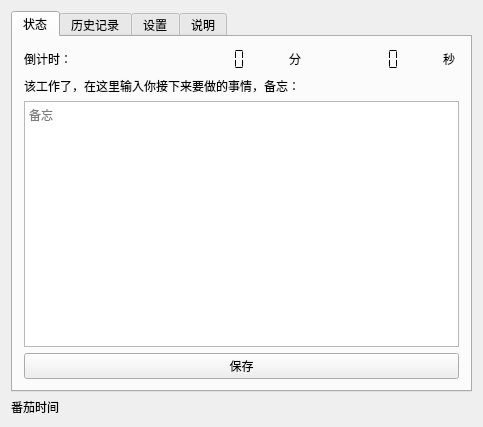
<?xml version="1.0" encoding="UTF-8"?>
<ui version="4.0">
 <class>Widget</class>
 <widget class="QWidget" name="Widget">
  <property name="geometry">
   <rect>
    <x>0</x>
    <y>0</y>
    <width>483</width>
    <height>427</height>
   </rect>
  </property>
  <property name="windowTitle">
   <string>番茄时间</string>
  </property>
  <layout class="QGridLayout" name="gridLayout">
   <item row="2" column="0">
    <widget class="QLabel" name="xlabel">
     <property name="text">
      <string>番茄时间</string>
     </property>
    </widget>
   </item>
   <item row="1" column="0">
    <widget class="QTabWidget" name="tabWidget">
     <property name="currentIndex">
      <number>0</number>
     </property>
     <widget class="QWidget" name="tab_1">
      <attribute name="title">
       <string>状态</string>
      </attribute>
      <layout class="QVBoxLayout" name="verticalLayout">
       <item>
        <layout class="QHBoxLayout" name="horizontalLayout">
         <item>
          <widget class="QLabel" name="label">
           <property name="sizePolicy">
            <sizepolicy hsizetype="Minimum" vsizetype="Fixed">
             <horstretch>0</horstretch>
             <verstretch>0</verstretch>
            </sizepolicy>
           </property>
           <property name="minimumSize">
            <size>
             <width>40</width>
             <height>16</height>
            </size>
           </property>
           <property name="text">
            <string>倒计时：</string>
           </property>
           <property name="textFormat">
            <enum>Qt::PlainText</enum>
           </property>
           <property name="scaledContents">
            <bool>false</bool>
           </property>
           <property name="wordWrap">
            <bool>false</bool>
           </property>
          </widget>
         </item>
         <item>
          <widget class="QLCDNumber" name="lcd_minute">
           <property name="sizePolicy">
            <sizepolicy hsizetype="Preferred" vsizetype="Preferred">
             <horstretch>0</horstretch>
             <verstretch>0</verstretch>
            </sizepolicy>
           </property>
           <property name="minimumSize">
            <size>
             <width>64</width>
             <height>23</height>
            </size>
           </property>
           <property name="frameShape">
            <enum>QFrame::NoFrame</enum>
           </property>
           <property name="segmentStyle">
            <enum>QLCDNumber::Flat</enum>
           </property>
          </widget>
         </item>
         <item>
          <widget class="QLabel" name="label_2">
           <property name="sizePolicy">
            <sizepolicy hsizetype="Fixed" vsizetype="Fixed">
             <horstretch>0</horstretch>
             <verstretch>0</verstretch>
            </sizepolicy>
           </property>
           <property name="minimumSize">
            <size>
             <width>16</width>
             <height>16</height>
            </size>
           </property>
           <property name="text">
            <string>分</string>
           </property>
          </widget>
         </item>
         <item>
          <widget class="QLCDNumber" name="lcd_second">
           <property name="sizePolicy">
            <sizepolicy hsizetype="Preferred" vsizetype="Preferred">
             <horstretch>0</horstretch>
             <verstretch>0</verstretch>
            </sizepolicy>
           </property>
           <property name="minimumSize">
            <size>
             <width>64</width>
             <height>23</height>
            </size>
           </property>
           <property name="frameShape">
            <enum>QFrame::NoFrame</enum>
           </property>
           <property name="frameShadow">
            <enum>QFrame::Plain</enum>
           </property>
           <property name="segmentStyle">
            <enum>QLCDNumber::Flat</enum>
           </property>
          </widget>
         </item>
         <item>
          <widget class="QLabel" name="label_3">
           <property name="sizePolicy">
            <sizepolicy hsizetype="Fixed" vsizetype="Fixed">
             <horstretch>0</horstretch>
             <verstretch>0</verstretch>
            </sizepolicy>
           </property>
           <property name="minimumSize">
            <size>
             <width>16</width>
             <height>16</height>
            </size>
           </property>
           <property name="text">
            <string>秒</string>
           </property>
          </widget>
         </item>
        </layout>
       </item>
       <item>
        <widget class="QLabel" name="label_memo">
         <property name="sizePolicy">
          <sizepolicy hsizetype="Preferred" vsizetype="Preferred">
           <horstretch>0</horstretch>
           <verstretch>0</verstretch>
          </sizepolicy>
         </property>
         <property name="text">
          <string>该工作了，在这里输入你接下来要做的事情，备忘：</string>
         </property>
         <property name="wordWrap">
          <bool>true</bool>
         </property>
        </widget>
       </item>
       <item>
        <widget class="QTextEdit" name="edit_memo">
         <property name="sizePolicy">
          <sizepolicy hsizetype="Expanding" vsizetype="Expanding">
           <horstretch>0</horstretch>
           <verstretch>0</verstretch>
          </sizepolicy>
         </property>
         <property name="html">
          <string>&lt;!DOCTYPE HTML PUBLIC &quot;-//W3C//DTD HTML 4.0//EN&quot; &quot;http://www.w3.org/TR/REC-html40/strict.dtd&quot;&gt;
&lt;html&gt;&lt;head&gt;&lt;meta name=&quot;qrichtext&quot; content=&quot;1&quot; /&gt;&lt;style type=&quot;text/css&quot;&gt;
p, li { white-space: pre-wrap; }
&lt;/style&gt;&lt;/head&gt;&lt;body style=&quot; font-family:'SimSun'; font-size:9.08738pt; font-weight:400; font-style:normal;&quot;&gt;
&lt;p style=&quot;-qt-paragraph-type:empty; margin-top:0px; margin-bottom:0px; margin-left:0px; margin-right:0px; -qt-block-indent:0; text-indent:0px; font-family:'Sans Serif'; font-size:10pt;&quot;&gt;&lt;br /&gt;&lt;/p&gt;&lt;/body&gt;&lt;/html&gt;</string>
         </property>
         <property name="placeholderText">
          <string>备忘</string>
         </property>
        </widget>
       </item>
       <item>
        <widget class="QPushButton" name="button_save">
         <property name="sizePolicy">
          <sizepolicy hsizetype="Minimum" vsizetype="Minimum">
           <horstretch>0</horstretch>
           <verstretch>0</verstretch>
          </sizepolicy>
         </property>
         <property name="text">
          <string>保存</string>
         </property>
        </widget>
       </item>
      </layout>
     </widget>
     <widget class="QWidget" name="tab_2">
      <attribute name="title">
       <string>历史记录</string>
      </attribute>
      <layout class="QVBoxLayout" name="verticalLayout_2">
       <item>
        <layout class="QHBoxLayout" name="horizontalLayout_2">
         <item>
          <widget class="QDateEdit" name="edit_date">
           <property name="calendarPopup">
            <bool>true</bool>
           </property>
          </widget>
         </item>
         <item>
          <widget class="QComboBox" name="time_combobox"/>
         </item>
        </layout>
       </item>
       <item>
        <widget class="QTextBrowser" name="memo_textbrowser"/>
       </item>
       <item>
        <widget class="QPushButton" name="del_pushbutton">
         <property name="text">
          <string>删除</string>
         </property>
        </widget>
       </item>
      </layout>
     </widget>
     <widget class="QWidget" name="tab_3">
      <attribute name="title">
       <string>设置</string>
      </attribute>
      <layout class="QHBoxLayout" name="horizontalLayout_8">
       <item>
        <widget class="QGroupBox" name="groupBox">
         <property name="title">
          <string>时间设置，重启程序生效</string>
         </property>
         <layout class="QVBoxLayout" name="verticalLayout_8">
          <item>
           <layout class="QVBoxLayout" name="verticalLayout_3">
            <item>
             <widget class="QLabel" name="label_4">
              <property name="text">
               <string>工作时间（分钟）：</string>
              </property>
              <property name="wordWrap">
               <bool>true</bool>
              </property>
             </widget>
            </item>
            <item>
             <widget class="QLineEdit" name="work_lineedit"/>
            </item>
           </layout>
          </item>
          <item>
           <layout class="QVBoxLayout" name="verticalLayout_4">
            <item>
             <widget class="QLabel" name="label_5">
              <property name="text">
               <string>休息时间（分钟）：</string>
              </property>
              <property name="wordWrap">
               <bool>true</bool>
              </property>
             </widget>
            </item>
            <item>
             <widget class="QLineEdit" name="rest1_lineedit"/>
            </item>
           </layout>
          </item>
          <item>
           <layout class="QVBoxLayout" name="verticalLayout_5">
            <item>
             <widget class="QLabel" name="label_6">
              <property name="text">
               <string>工作4次后，连续休息时间（分钟）：</string>
              </property>
              <property name="wordWrap">
               <bool>true</bool>
              </property>
             </widget>
            </item>
            <item>
             <widget class="QLineEdit" name="rest2_lineedit"/>
            </item>
           </layout>
          </item>
          <item>
           <layout class="QVBoxLayout" name="verticalLayout_7">
            <item>
             <widget class="QLabel" name="label_7">
              <property name="text">
               <string>初始状态：</string>
              </property>
             </widget>
            </item>
            <item>
             <widget class="QComboBox" name="mode_combobox">
              <property name="currentIndex">
               <number>-1</number>
              </property>
             </widget>
            </item>
           </layout>
          </item>
          <item>
           <layout class="QVBoxLayout" name="verticalLayout_6">
            <item>
             <widget class="QPushButton" name="loaddefault_pushbutton">
              <property name="text">
               <string>加载默认值</string>
              </property>
             </widget>
            </item>
            <item>
             <widget class="QPushButton" name="saveconfig_pushbutton">
              <property name="text">
               <string>保存</string>
              </property>
             </widget>
            </item>
           </layout>
          </item>
         </layout>
        </widget>
       </item>
      </layout>
     </widget>
     <widget class="QWidget" name="tab_4">
      <attribute name="title">
       <string>说明</string>
      </attribute>
      <layout class="QHBoxLayout" name="horizontalLayout_3">
       <item>
        <widget class="QTextBrowser" name="textBrowser">
         <property name="html">
          <string>&lt;!DOCTYPE HTML PUBLIC &quot;-//W3C//DTD HTML 4.0//EN&quot; &quot;http://www.w3.org/TR/REC-html40/strict.dtd&quot;&gt;
&lt;html&gt;&lt;head&gt;&lt;meta name=&quot;qrichtext&quot; content=&quot;1&quot; /&gt;&lt;style type=&quot;text/css&quot;&gt;
p, li { white-space: pre-wrap; }
&lt;/style&gt;&lt;/head&gt;&lt;body style=&quot; font-family:'SimSun'; font-size:9.08738pt; font-weight:400; font-style:normal;&quot;&gt;
&lt;p style=&quot; margin-top:0px; margin-bottom:0px; margin-left:0px; margin-right:0px; -qt-block-indent:0; text-indent:0px;&quot;&gt;&lt;span style=&quot; font-family:'Sans Serif'; font-size:9pt;&quot;&gt;1.Decide on the task to be done;&lt;/span&gt;&lt;/p&gt;
&lt;p style=&quot; margin-top:0px; margin-bottom:0px; margin-left:0px; margin-right:0px; -qt-block-indent:0; text-indent:0px;&quot;&gt;&lt;span style=&quot; font-family:'Sans Serif'; font-size:9pt;&quot;&gt;2.Set the pomodoro (timer) to 25 minutes;&lt;/span&gt;&lt;/p&gt;
&lt;p style=&quot; margin-top:0px; margin-bottom:0px; margin-left:0px; margin-right:0px; -qt-block-indent:0; text-indent:0px;&quot;&gt;&lt;span style=&quot; font-family:'Sans Serif'; font-size:9pt;&quot;&gt;3.Work on the task until the timer rings; record with an x;&lt;/span&gt;&lt;/p&gt;
&lt;p style=&quot; margin-top:0px; margin-bottom:0px; margin-left:0px; margin-right:0px; -qt-block-indent:0; text-indent:0px;&quot;&gt;&lt;span style=&quot; font-family:'Sans Serif'; font-size:9pt;&quot;&gt;4.Take a short break (3-5 minutes);&lt;/span&gt;&lt;/p&gt;
&lt;p style=&quot; margin-top:0px; margin-bottom:0px; margin-left:0px; margin-right:0px; -qt-block-indent:0; text-indent:0px;&quot;&gt;&lt;span style=&quot; font-family:'Sans Serif'; font-size:9pt;&quot;&gt;5.Every four \&amp;quot;pomodori\&amp;quot; take a longer break (15-30 minute)s.&lt;/span&gt;&lt;/p&gt;
&lt;p style=&quot;-qt-paragraph-type:empty; margin-top:0px; margin-bottom:0px; margin-left:0px; margin-right:0px; -qt-block-indent:0; text-indent:0px; font-family:'Sans Serif'; font-size:9pt;&quot;&gt;&lt;br /&gt;&lt;/p&gt;&lt;/body&gt;&lt;/html&gt;</string>
         </property>
        </widget>
       </item>
      </layout>
     </widget>
    </widget>
   </item>
  </layout>
 </widget>
 <layoutdefault spacing="6" margin="11"/>
 <resources/>
 <connections/>
</ui>
